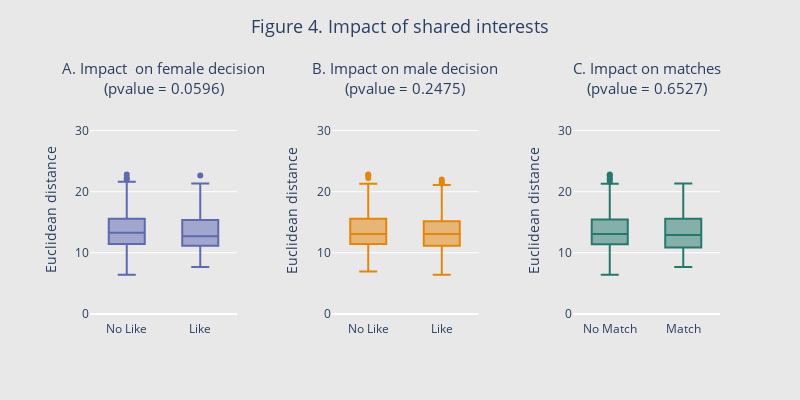

This figure's notebook cell:
### Code cell
### 7 - analysis 1 - impact of shared interests - plot ### ----

# set figure to make subplots
fig4 = make_subplots(
    rows = 1,
    cols = 3,
    subplot_titles = (
        "A. Impact  on female decision<br>(pvalue = {:.4f})".format(pvalue_f),
        "B. Impact on male decision<br>(pvalue = {:.4f})".format(pvalue_m),
        "C. Impact on matches<br>(pvalue = {:.4f})".format(pvalue_match)),
    column_widths = [0.25, 0.25, 0.25],
    horizontal_spacing = 0.15)

# plot impact of shared interests on female decision
fig4.add_trace(go.Box(
        y = data_fig4.loc[mask_f_no,"Distance"],
        name = "No Like",
        marker_color = px.colors.qualitative.Vivid[1]),
        row = 1, col = 1)
fig4.add_trace(go.Box(
        y = data_fig4.loc[mask_f_yes,"Distance"],
        name = "Like",
        marker_color = px.colors.qualitative.Vivid[1]),
        row = 1, col = 1)

# plot impact of shared interests on male decision
fig4.add_trace(go.Box(
        y = data_fig4.loc[mask_m_no,"Distance"],
        name = "No Like",
        marker_color = px.colors.qualitative.Vivid[0]),
        row = 1, col = 2)
fig4.add_trace(go.Box(
        y = data_fig4.loc[mask_m_yes,"Distance"],
        name = "Like",
        marker_color = px.colors.qualitative.Vivid[0]),
        row = 1, col = 2)

# plot impact of shared interests on matches
fig4.add_trace(go.Box(
        y = data_fig4bis.loc[mask_nomatch,"Distance"],
        name = "No Match",
        marker_color = px.colors.qualitative.Vivid[5]),
        row = 1, col = 3)
fig4.add_trace(go.Box(
        y = data_fig4bis.loc[mask_yesmatch,"Distance"],
        name = "Match",
        marker_color = px.colors.qualitative.Vivid[5]),
        row = 1, col = 3)

# update layout
fig4.update_annotations(font_size = 15)
fig4.update_xaxes(title_font = dict(size = 13), tickfont = dict(size = 12))
fig4.update_yaxes(title_font = dict(size = 13), tickfont = dict(size = 12))
fig4.update_layout(
        margin = dict(l = 90),
        title_text = "Figure 4. Impact of shared interests",
        title_x = 0.5,
        title_y = 0.95,
        title_font_size = 18,
        yaxis = dict(title = "Euclidean distance", range = [-1, 35], tickvals = [0, 10, 20, 30]),
        yaxis2 = dict(title = "Euclidean distance", range = [-1, 35], tickvals = [0, 10, 20, 30]),
        yaxis3 = dict(title = "Euclidean distance", range = [-1, 35], tickvals = [0, 10, 20, 30]),
        showlegend = False,
        plot_bgcolor = "rgba(0,0,0,0)",
        paper_bgcolor = "rgb(232,232,232)",
        width = 800,
        height = 400)

fig4.show()

### Figure 1 — Plotly figure (JSON) as saved in the notebook; plotly's stock layout.template omitted (floating-point values rounded to 4 significant figures; data arrays with more than 128 entries replaced by an {"elided": "..."} marker saying what was removed)
{"data": [{"marker": {"color": "rgb(93, 105, 177)"}, "name": "No Like", "type": "box", "xaxis": "x", "y": {"elided": "510 float values"}, "yaxis": "y"}, {"marker": {"color": "rgb(93, 105, 177)"}, "name": "Like", "type": "box", "xaxis": "x", "y": {"elided": "319 float values"}, "yaxis": "y"}, {"marker": {"color": "rgb(229, 134, 6)"}, "name": "No Like", "type": "box", "xaxis": "x2", "y": {"elided": "480 float values"}, "yaxis": "y2"}, {"marker": {"color": "rgb(229, 134, 6)"}, "name": "Like", "type": "box", "xaxis": "x2", "y": {"elided": "349 float values"}, "yaxis": "y2"}, {"marker": {"color": "rgb(36, 121, 108)"}, "name": "No Match", "type": "box", "xaxis": "x3", "y": {"elided": "697 float values"}, "yaxis": "y3"}, {"marker": {"color": "rgb(36, 121, 108)"}, "name": "Match", "type": "box", "xaxis": "x3", "y": {"elided": "132 float values"}, "yaxis": "y3"}], "layout": {"annotations": [{"font": {"size": 15}, "showarrow": false, "text": "A. Impact  on female decision<br>(pvalue = 0.0596)", "x": 0.1167, "xanchor": "center", "xref": "paper", "y": 1, "yanchor": "bottom", "yref": "paper"}, {"font": {"size": 15}, "showarrow": false, "text": "B. Impact on male decision<br>(pvalue = 0.2475)", "x": 0.5, "xanchor": "center", "xref": "paper", "y": 1, "yanchor": "bottom", "yref": "paper"}, {"font": {"size": 15}, "showarrow": false, "text": "C. Impact on matches<br>(pvalue = 0.6527)", "x": 0.8833, "xanchor": "center", "xref": "paper", "y": 1, "yanchor": "bottom", "yref": "paper"}], "height": 400, "margin": {"l": 90}, "paper_bgcolor": "rgb(232,232,232)", "plot_bgcolor": "rgba(0,0,0,0)", "showlegend": false, "title": {"font": {"size": 18}, "text": "Figure 4. Impact of shared interests", "x": 0.5, "y": 0.95}, "width": 800, "xaxis": {"anchor": "y", "domain": [0, 0.2333], "tickfont": {"size": 12}, "title": {"font": {"size": 13}}}, "xaxis2": {"anchor": "y2", "domain": [0.3833, 0.6167], "tickfont": {"size": 12}, "title": {"font": {"size": 13}}}, "xaxis3": {"anchor": "y3", "domain": [0.7667, 1.0], "tickfont": {"size": 12}, "title": {"font": {"size": 13}}}, "yaxis": {"anchor": "x", "domain": [0, 1], "range": [-1, 35], "tickfont": {"size": 12}, "tickvals": [0, 10, 20, 30], "title": {"text": "Euclidean distance"}}, "yaxis2": {"anchor": "x2", "domain": [0, 1], "range": [-1, 35], "tickfont": {"size": 12}, "tickvals": [0, 10, 20, 30], "title": {"text": "Euclidean distance"}}, "yaxis3": {"anchor": "x3", "domain": [0, 1], "range": [-1, 35], "tickfont": {"size": 12}, "tickvals": [0, 10, 20, 30], "title": {"text": "Euclidean distance"}}}}
